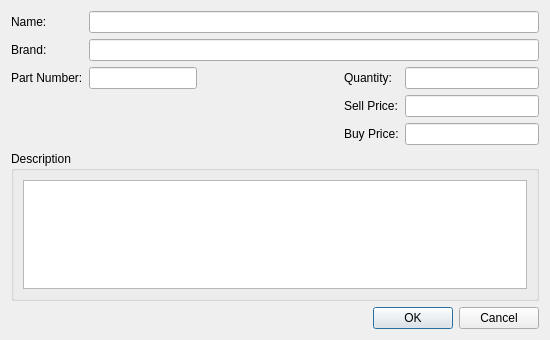
<?xml version="1.0" encoding="UTF-8"?>
<ui version="4.0">
 <class>EditMaterialsChargeDialog</class>
 <widget class="QDialog" name="EditMaterialsChargeDialog">
  <property name="geometry">
   <rect>
    <x>0</x>
    <y>0</y>
    <width>550</width>
    <height>340</height>
   </rect>
  </property>
  <property name="sizePolicy">
   <sizepolicy hsizetype="Fixed" vsizetype="Fixed">
    <horstretch>0</horstretch>
    <verstretch>0</verstretch>
   </sizepolicy>
  </property>
  <property name="minimumSize">
   <size>
    <width>550</width>
    <height>340</height>
   </size>
  </property>
  <property name="maximumSize">
   <size>
    <width>550</width>
    <height>340</height>
   </size>
  </property>
  <property name="windowTitle">
   <string>Dialog</string>
  </property>
  <layout class="QGridLayout" name="gridLayout_2">
   <item row="0" column="0">
    <widget class="QLabel" name="nameLabel">
     <property name="text">
      <string>Name:</string>
     </property>
    </widget>
   </item>
   <item row="0" column="1" colspan="4">
    <widget class="QLineEdit" name="nameEdit"/>
   </item>
   <item row="1" column="0">
    <widget class="QLabel" name="brandLabel">
     <property name="text">
      <string>Brand:</string>
     </property>
    </widget>
   </item>
   <item row="1" column="1" colspan="4">
    <widget class="QLineEdit" name="brandEdit"/>
   </item>
   <item row="2" column="0">
    <widget class="QLabel" name="partNumLabel">
     <property name="text">
      <string>Part Number:</string>
     </property>
    </widget>
   </item>
   <item row="2" column="1">
    <widget class="QLineEdit" name="partNumEdit">
     <property name="sizePolicy">
      <sizepolicy hsizetype="Fixed" vsizetype="Fixed">
       <horstretch>0</horstretch>
       <verstretch>0</verstretch>
      </sizepolicy>
     </property>
    </widget>
   </item>
   <item row="2" column="2">
    <spacer name="horizontalSpacer">
     <property name="orientation">
      <enum>Qt::Horizontal</enum>
     </property>
     <property name="sizeType">
      <enum>QSizePolicy::MinimumExpanding</enum>
     </property>
     <property name="sizeHint" stdset="0">
      <size>
       <width>63</width>
       <height>20</height>
      </size>
     </property>
    </spacer>
   </item>
   <item row="2" column="3">
    <widget class="QLabel" name="qtyLabel">
     <property name="text">
      <string>Quantity:</string>
     </property>
    </widget>
   </item>
   <item row="2" column="4">
    <widget class="QLineEdit" name="qtyEdit"/>
   </item>
   <item row="3" column="3">
    <widget class="QLabel" name="sellPriceLabel">
     <property name="text">
      <string>Sell Price:</string>
     </property>
    </widget>
   </item>
   <item row="3" column="4">
    <widget class="QLineEdit" name="sellPriceEdit"/>
   </item>
   <item row="4" column="3">
    <widget class="QLabel" name="buyPriceLabel">
     <property name="text">
      <string>Buy Price:</string>
     </property>
    </widget>
   </item>
   <item row="4" column="4">
    <widget class="QLineEdit" name="buyPriceEdit"/>
   </item>
   <item row="5" column="0" colspan="5">
    <widget class="QGroupBox" name="descriptionLabel">
     <property name="title">
      <string>Description</string>
     </property>
     <layout class="QGridLayout" name="gridLayout">
      <item row="0" column="0">
       <widget class="QPlainTextEdit" name="descriptionEdit"/>
      </item>
     </layout>
    </widget>
   </item>
   <item row="6" column="0" colspan="5">
    <widget class="QDialogButtonBox" name="buttonBox">
     <property name="orientation">
      <enum>Qt::Horizontal</enum>
     </property>
     <property name="standardButtons">
      <set>QDialogButtonBox::Cancel|QDialogButtonBox::Ok</set>
     </property>
    </widget>
   </item>
  </layout>
 </widget>
 <tabstops>
  <tabstop>nameEdit</tabstop>
  <tabstop>brandEdit</tabstop>
  <tabstop>partNumEdit</tabstop>
  <tabstop>qtyEdit</tabstop>
  <tabstop>sellPriceEdit</tabstop>
  <tabstop>buyPriceEdit</tabstop>
  <tabstop>descriptionEdit</tabstop>
  <tabstop>buttonBox</tabstop>
 </tabstops>
 <resources/>
 <connections>
  <connection>
   <sender>buttonBox</sender>
   <signal>accepted()</signal>
   <receiver>EditMaterialsChargeDialog</receiver>
   <slot>accept()</slot>
   <hints>
    <hint type="sourcelabel">
     <x>248</x>
     <y>254</y>
    </hint>
    <hint type="destinationlabel">
     <x>157</x>
     <y>274</y>
    </hint>
   </hints>
  </connection>
  <connection>
   <sender>buttonBox</sender>
   <signal>rejected()</signal>
   <receiver>EditMaterialsChargeDialog</receiver>
   <slot>reject()</slot>
   <hints>
    <hint type="sourcelabel">
     <x>316</x>
     <y>260</y>
    </hint>
    <hint type="destinationlabel">
     <x>286</x>
     <y>274</y>
    </hint>
   </hints>
  </connection>
 </connections>
</ui>
